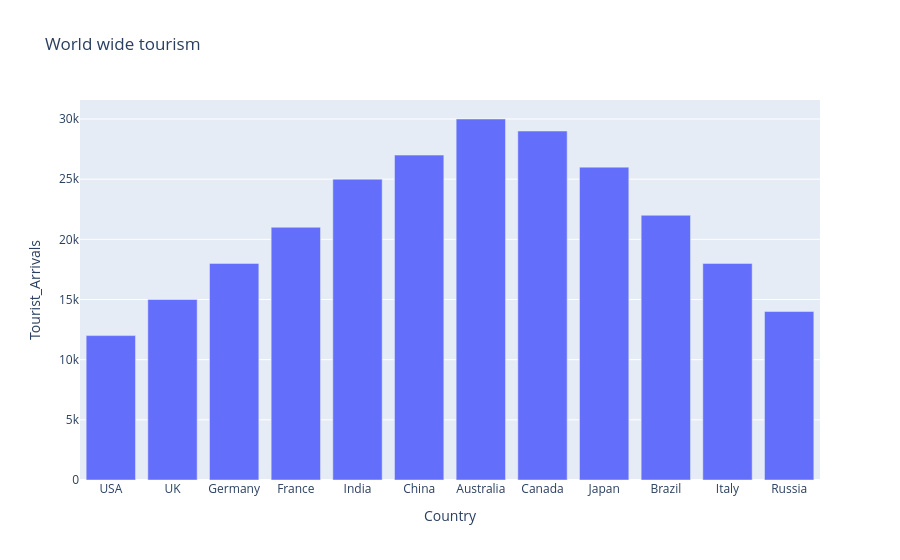

Source (notebook cell):
### Code cell
fig=px.bar(df,x='Country',y='Tourist_Arrivals',title='World wide tourism')
fig.show()

### Figure 1 — Plotly figure (JSON) as saved in the notebook; plotly's stock layout.template omitted (floating-point values rounded to 4 significant figures)
{"data": [{"hovertemplate": "Country=%{x}<br>Tourist_Arrivals=%{y}<extra></extra>", "legendgroup": "", "marker": {"color": "#636efa", "pattern": {"shape": ""}}, "name": "", "orientation": "v", "showlegend": false, "textposition": "auto", "type": "bar", "x": ["USA", "UK", "Germany", "France", "India", "China", "Australia", "Canada", "Japan", "Brazil", "Italy", "Russia"], "xaxis": "x", "y": [12000, 15000, 18000, 21000, 25000, 27000, 30000, 29000, 26000, 22000, 18000, 14000], "yaxis": "y"}], "layout": {"barmode": "relative", "legend": {"tracegroupgap": 0}, "title": {"text": "World wide tourism"}, "xaxis": {"anchor": "y", "domain": [0, 1], "title": {"text": "Country"}}, "yaxis": {"anchor": "x", "domain": [0, 1], "title": {"text": "Tourist_Arrivals"}}}}
